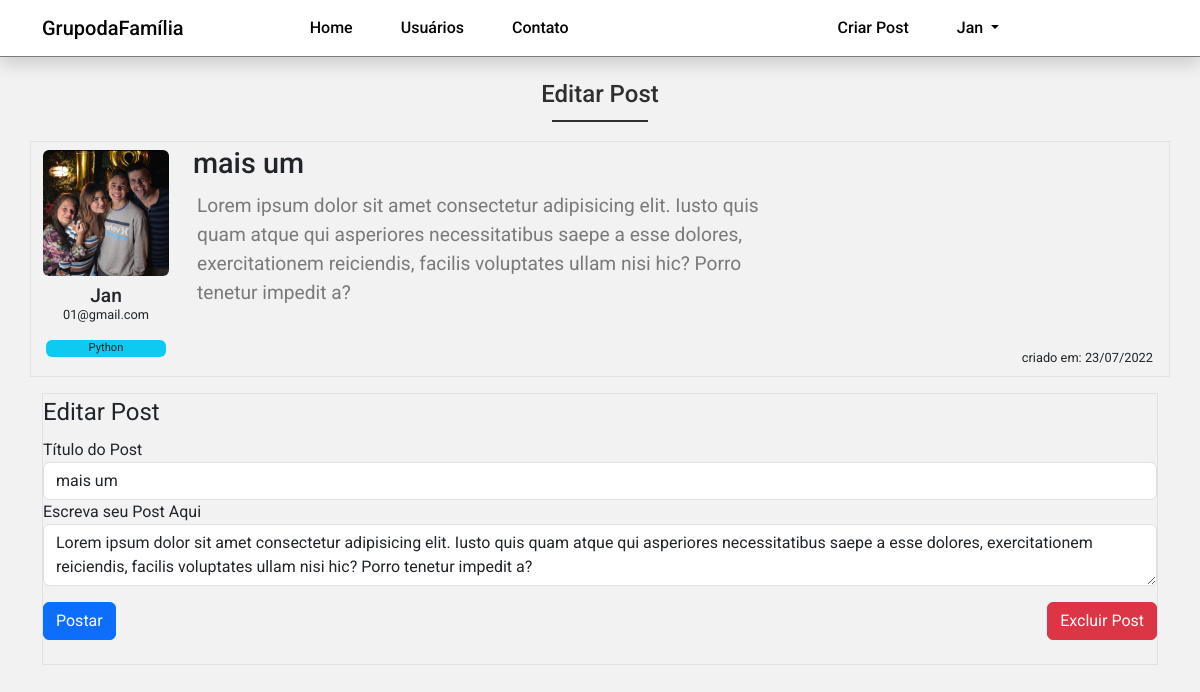
Before: /post/5 (signed in) with the older database file.
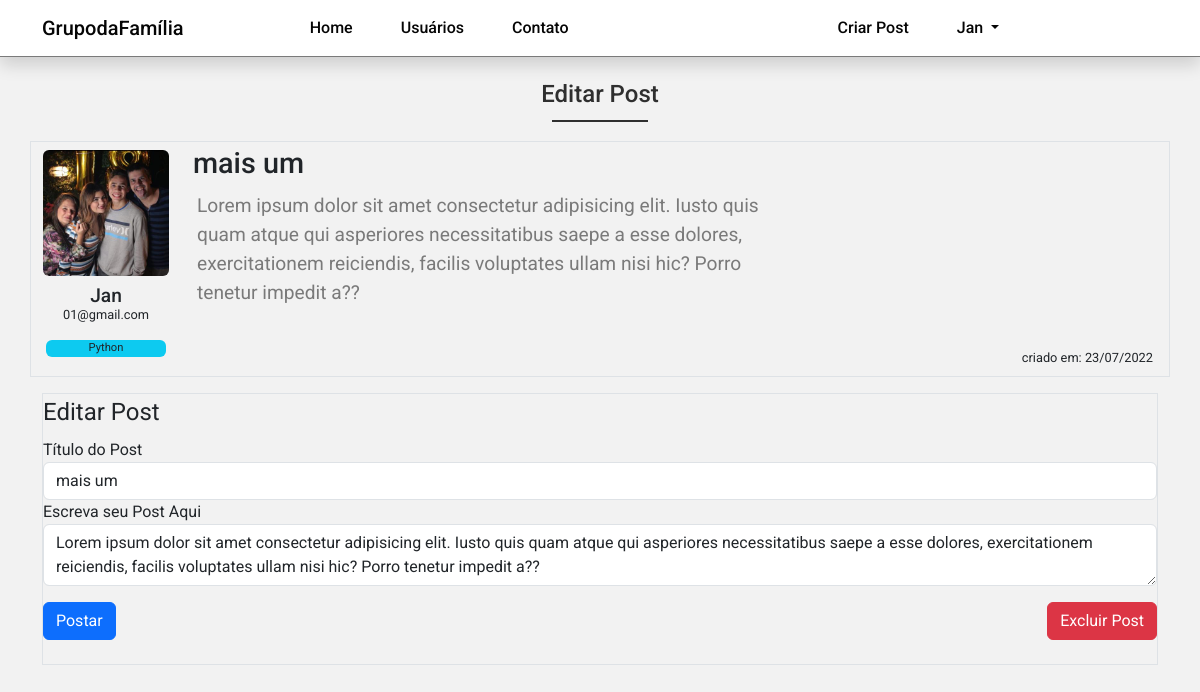
After: the same page with the newer database file.
### dafamilia/models.py (models this page shows)
class Post(database.Model):
    id = database.Column(database.Integer, primary_key=True)
    titulo = database.Column(database.Integer, nullable=False)
    corpo = database.Column(database.Text, nullable=False)
    data_criacao = database.Column(
        database.DateTime, nullable=False, default=datetime.utcnow)
    id_usuario = database.Column(
        database.Integer, database.ForeignKey('usuario.id'), nullable=False)

### dafamilia/routes.py (the view)
@app.route('/post/<post_id>', methods=['GET', 'POST'])
@login_required
def exibir_post(post_id):
    post = Post.query.get(post_id)
    if current_user == post.autor:
        form = FormCriarPost()
        if request.method == 'GET':
            form.titulo.data = post.titulo
            form.corpo.data = post.corpo
        elif form.validate_on_submit():
            post.titulo = form.titulo.data
            post.corpo = form.corpo.data
            database.session.commit()
            flash('Post Atualizado com Sucesso', 'alert-success')
            return redirect(url_for('home'))
    else:
        form = None
    return render_template('post.html', post=post, form=form)

### dafamilia/forms.py
class FormCriarPost(FlaskForm):
    titulo = StringField('Título do Post', validators=[
                         DataRequired(), Length(2, 140)])
    corpo = TextAreaField('Escreva seu Post Aqui', validators=[DataRequired()])
    botao_submit = SubmitField('Postar')

### dafamilia/models.py (called while the page is built)
@login_manager.user_loader
def load_usuario(id_usuario):
    return Usuario.query.get(int(id_usuario))

### dafamilia/templates/post.html (shortened to what this page needs)
{% extends 'base.html' %}
{% block body %}
    <h1 class="page-h1">Editar Post</h1>
    <div class="container">
        <div class="row border mb-2 post">
            <div class="col-4 autor-info mt-2">
                <img class="img-fluid mb-2 rounded" src="{{ url_for('static', filename='fotos_perfil/{}'.format(post.autor.foto_perfil)) }}">
                <h3 class="autor-name">{{ post.autor.username }}</h3>
                <address class="autor-email">{{post.autor.email}}</address>
                <div class="cursos">
                    {% for curso in post.autor.cursos.split(';') %}
                        <span class="curso rounded">{{ curso }}</span>
                    {% endfor %}
                </div>
            </div>
            <div class="col-8 post-info mt-1">
                <div class="post-titulo d-flex justify-content-between">
                    <h3>{{ post.titulo }}</h3>
                </div>
                <div class="post-corpo">
                    <p class="d-flex justify-content-start p-1 secondary-color">{{ post.corpo }}</p>
                </div>
                <div class="post-data-criacao mt-5 mb-0 p-0">
                    <span class="">criado em: {{ post.data_criacao.strftime('%d/%m/%Y') }}</span>
                </div>
            </div>
        </div>
    </div>
{% if form %}
    <div class="container">
        <div class="row">
            <div class="col-12">
                <form method="POST" action="" id="form_editarpost" class="border mx-0 mt-2">
                    <legend>Editar Post</legend>
                    <fieldset>
                        <div class="form-group">
                            {{ form.titulo.label(class="form-control-label") }}
                            {% if form.titulo.errors %}
                                {{ form.titulo(class="form-control is-invalid") }}
                            <div class="invalid-feedback">
                                {% for erro in form.titulo.errors %}
                                    {{ erro }}
                                {% endfor %}
                            </div>
                            {% else %}
                                {{ form.titulo(class="form-control") }}
                            {% endif %}
                        </div>
                         <div class="form-group">
                            {{ form.corpo.label(class="form-control-label") }}
                            {% if form.corpo.errors %}
                                {{ form.corpo(class="form-control is-invalid") }}
                            <div class="invalid-feedback">
                                {% for erro in form.corpo.errors %}
                                    {{ erro }}
                                {% endfor %}
                            </div>
                            {% else %}
                                {{ form.corpo(class="form-control") }}
                            {% endif %}
                        </div>
                    </fieldset>
                    <div class="botoes-edicao-post d-flex justify-content-between mb-4 mt-3">
                        {{ form.botao_submit(class="btn btn-primary") }}
                        <a href="#" data-bs-toggle="modal" data-bs-target="#ExcluirPost"><button type="button" class="btn btn-danger">Excluir Post</button></a>
                    </div>
                </form>
            </div>
        </div>
    </div>
{% endif %}
{% endblock %}

Changed rows visible on the page:
changed Post "mais um": corpo "…hic? Porro tenetur impedit a?" → "…hic? Porro tenetur impedit a??"
